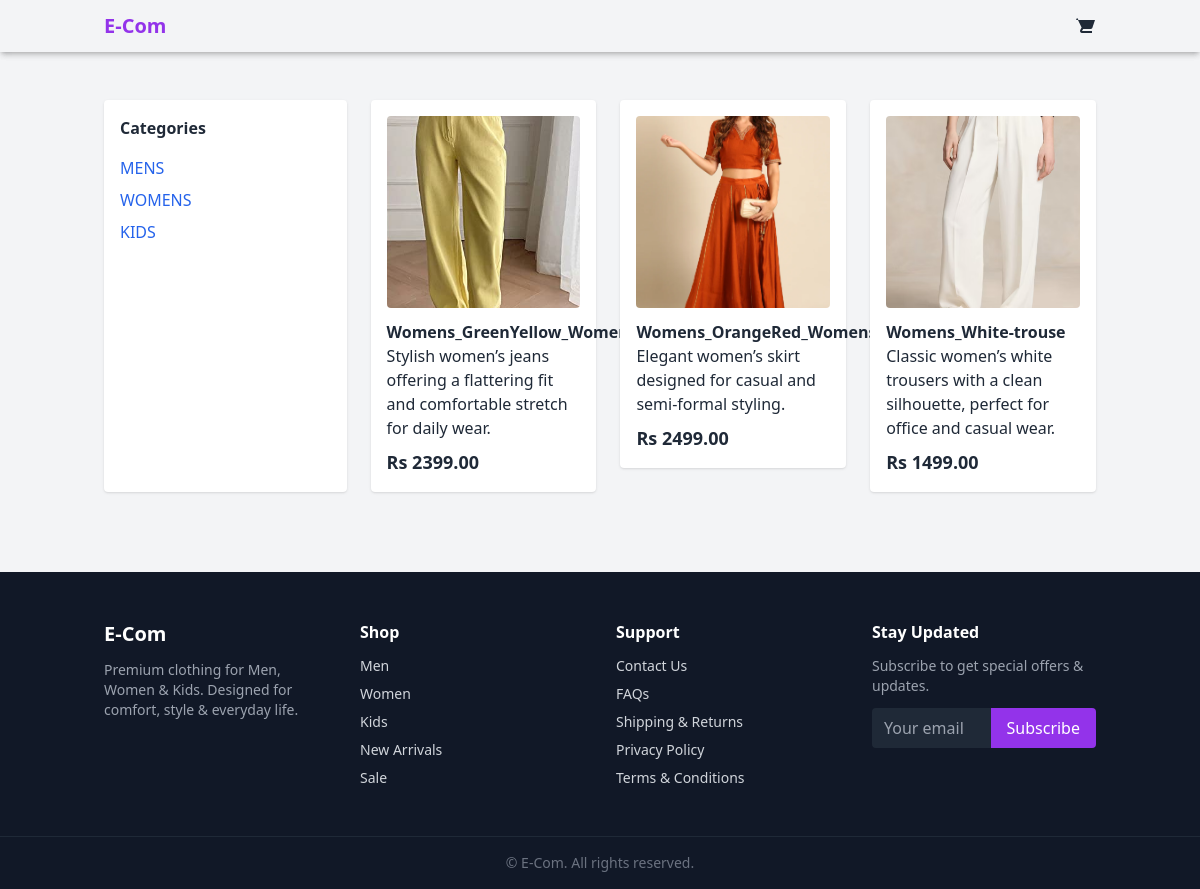
Screenshot of /category/womens/ with the database file from the repository.
### products/models.py (models this page shows, shortened)
class Category(models.Model):
    GENDER_CHOICES = [
        ("men", "Men"),
        ("women", "Women"),
        ("kids", "Kids"),
        ("unisex", "Unisex"),
    ]
    name = models.CharField(max_length=100)
    slug = models.SlugField(unique=True)
    image = models.ImageField(upload_to="categories/", blank=True)
    gender = models.CharField(
        max_length=10, choices=GENDER_CHOICES, default="unisex"
    )
    is_active = models.BooleanField(default=True)
    class Meta:
        verbose_name_plural = "Categories"

class Product(models.Model):
    FABRIC_CHOICES = [
        ("cotton", "Cotton"),
        ("linen", "Linen"),
        ("silk", "Silk"),
        ("denim", "Denim"),
        ("chiffon", "Chiffon"),
        ("wool", "Wool"),
    ]
    SEASON_CHOICES = [
        ("summer", "Summer"),
        ("winter", "Winter"),
        ("all", "All Season"),
    ]
    OCCASION_CHOICES = [
        ("casual", "Casual"),
        ("formal", "Formal"),
        ("party", "Party"),
        ("wedding", "Wedding"),
        ("eid", "Eid"),
    ]
    name = models.CharField(max_length=200)
    slug = models.SlugField(unique=True)
    description = models.TextField()
    category = models.ForeignKey(
        Category, on_delete=models.CASCADE, related_name="products"
    )
    supplier = models.ForeignKey(
        Supplier, on_delete=models.SET_NULL, null=True, blank=True
    )
    fabric = models.CharField(
        max_length=20, choices=FABRIC_CHOICES, blank=True
    )
    season = models.CharField(
        max_length=10, choices=SEASON_CHOICES, default="all"
    )
    occasion = models.CharField(
        max_length=20, choices=OCCASION_CHOICES, default="casual"
    )
    is_active = models.BooleanField(default=True)
    is_featured = models.BooleanField(default=False)
    created_at = models.DateTimeField(auto_now_add=True)

class ProductImage(models.Model):
    product = models.ForeignKey(
        Product, on_delete=models.CASCADE, related_name="images"
    )
    image = models.ImageField(upload_to="products",blank=True, null=True)
    alt_text = models.CharField(max_length=200, blank=True)
    is_primary = models.BooleanField(default=False)
    color = models.CharField(max_length=20, blank=True)

class ProductVariant(models.Model):
    SIZE_CHOICES = [
        ("xs", "XS"),
        ("s", "S"),
        ("m", "M"),
        ("l", "L"),
        ("xl", "XL"),
        ("xxl", "XXL"),
    ]
    COLOR_CHOICES = [
        ("white", "White"),
        ("black", "Black"),
        ("blue", "Blue"),
        ("red", "Red"),
        ("green", "Green"),
        ("gray", "Gray"),
    ]
    product = models.ForeignKey(
        Product, on_delete=models.CASCADE, related_name="variants"
    )
    size = models.CharField(max_length=10, choices=SIZE_CHOICES)
    color = models.CharField(max_length=20, choices=COLOR_CHOICES)
    sku = models.CharField(max_length=50, unique=True)
    price = models.DecimalField(
        max_digits=10, decimal_places=2, validators=[MinValueValidator(0)]
    )
    compare_price = models.DecimalField(
        max_digits=10, decimal_places=2, blank=True, null=True
    )
    cost_price = models.DecimalField(
        max_digits=10, decimal_places=2, validators=[MinValueValidator(0)]
    )
    stock = models.PositiveIntegerField(default=0)
    is_active = models.BooleanField(default=True)
    created_at = models.DateTimeField(auto_now_add=True)
    class Meta:
        unique_together = ("product", "size", "color")

### products/views.py (the view)
# urls.py: path("", views.product_list, name="product_list"),
def product_list(request, category_slug=None):
    products = Product.objects.filter(is_active=True)
    category = None
    categories = Category.objects.filter(is_active=True)
    if category_slug:
        category = get_object_or_404(Category, slug=category_slug)
        products = products.filter(category=category)
    return render(
        request,
        "products/product_list.html",
        {
            "category": category,
            "categories": categories,
            "products": products,
        },
    )

### products/templates/products/product_list.html (shortened to what this page needs)
{% extends "base.html" %}
{% block content %}
<div class="container mx-auto p-4 flex gap-6">
  <aside class="w-1/4 p-4 bg-white rounded shadow">
    <h2 class="font-bold mb-4">Categories</h2>
    <ul class="space-y-2">
      {% for category in categories %}
        <li>
          <a
            href="{% url 'products:category_filter' category.slug %}"
            class="text-blue-600 hover:underline"
          >
            {{ category.name }}
          </a>
        </li>
      {% endfor %}
    </ul>
  </aside>
<main class="w-3/4">
  <div class="grid grid-cols-1 md:grid-cols-3 gap-6">
    {% for product in products %}
      <a href="{% url 'products:product_detail' product.id product.slug %}">
        <div class="bg-white p-4 rounded shadow hover:shadow-lg transition">
          {% with product.images.first as image %}
            {% if image %}
              <img
                src="{{ image.image.url }}"
                alt="{{ product.name }}"
                class="w-full h-48 object-cover mb-3 rounded"
              >
            {% endif %}
          {% endwith %}
          <h3 class="font-bold">{{ product.name }}</h3>
          <p >{{ product.description }}</p>
          {% with product.variants.first as variant %}
            {% if variant %}
              <p class="text-lg font-semibold mt-2">
                Rs {{ variant.price }}
              </p>
            {% else %}
              <p class="text-sm text-gray-500 mt-2">
                Price not available
              </p>
            {% endif %}
          {% endwith %}
        </div>
      </a>
    {% empty %}
      <p>No products found.</p>
    {% endfor %}
  </div>
</main>
  </main>
{% endblock %}

### rows the page displays
Category: name "MENS"
Category: name "WOMENS"
Category: name "KIDS"
Product: images.first.image (picture), name "Womens_GreenYellow_Womens_Jeans", description "Stylish women’s jeans offering a flattering fit and comfortable stretch for daily wear.", variants.first.price "2399.00"
Product: images.first.image (picture), name "Womens_OrangeRed_Womens_Skirt", description "Elegant women’s skirt designed for casual and semi-formal styling.", variants.first.price "2499.00"
Product: images.first.image (picture), name "Womens_White-trouse", description "Classic women’s white trousers with a clean silhouette, perfect for office and casual wear.", variants.first.price "1499.00"
